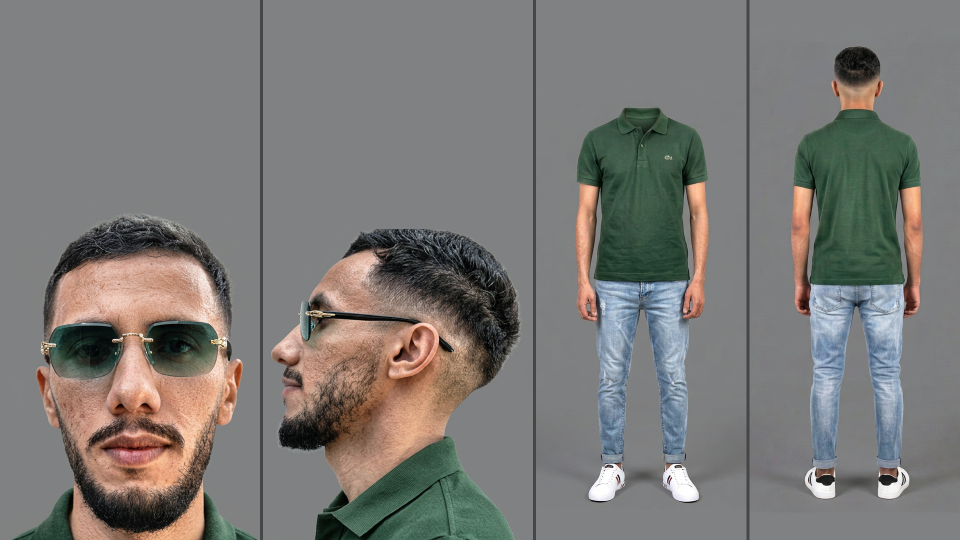
#> input picture TEST_NEW_4PANEL_SHEET_AMIN/CHAR_AMIN_NEW_4PANEL_16x9_SHEET.png, 1920 x 1080 px (shown at 1/2 size)
$ python upscale_1080p_9x16.py ../TEST_NEW_4PANEL_SHEET_AMIN/CHAR_AMIN_NEW_4PANEL_16x9_SHEET.png
#> lines starting #> are read from the running program, lines starting #| are printed output that depends on the picture
#!/usr/bin/env python3
"""Center-crop to exact 9:16 aspect ratio and Lanczos-upscale/resize to 1080x1920."""
import sys
from PIL import Image

TARGET_W, TARGET_H = 1080, 1920
TARGET_RATIO = TARGET_W / TARGET_H  # 0.5625

for path in sys.argv[1:]:
    im = Image.open(path).convert("RGB")
#> im is the input picture: PIL image 1920x1080 RGB; mean R, G, B 123.1, 121, 117.8
    w, h = im.size
#> w = 1920; h = 1080
    ratio = w / h
#> ratio = 1.78
    if abs(ratio - TARGET_RATIO) > 0.005:
        if ratio > TARGET_RATIO:
            new_w = int(round(h * TARGET_RATIO))
#> new_w = 608
            left = (w - new_w) // 2
#> left = 656
            im = im.crop((left, 0, left + new_w, h))
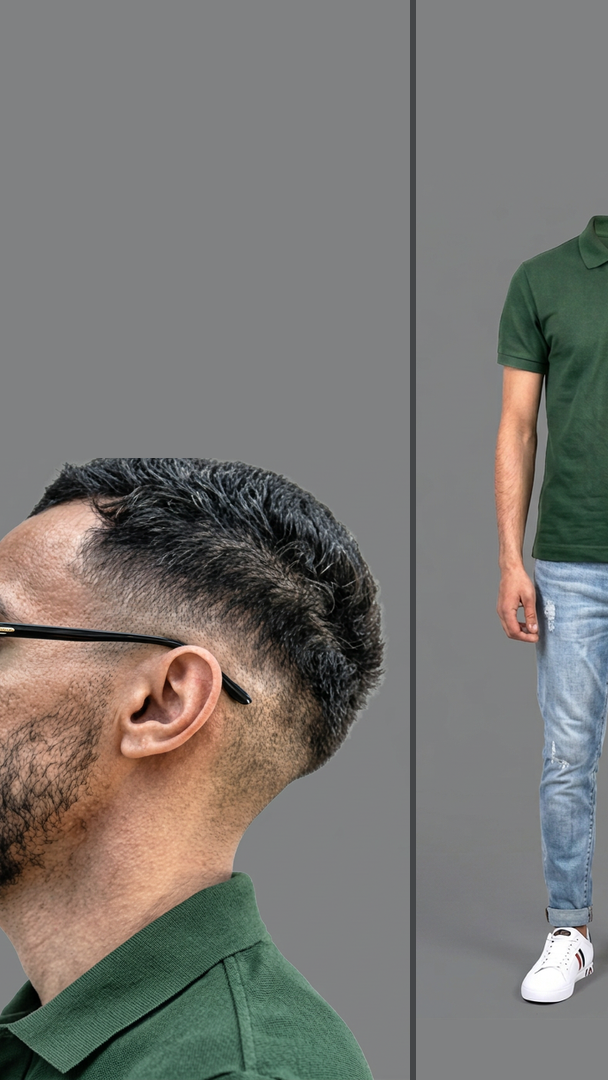
#> im: PIL image 608x1080 RGB; mean R, G, B 120.7, 118.5, 114.5
        else:
            new_h = int(round(w / TARGET_RATIO))
            top = (h - new_h) // 2
            im = im.crop((0, top, w, top + new_h))
    if im.size != (TARGET_W, TARGET_H):
        im = im.resize((TARGET_W, TARGET_H), Image.Resampling.LANCZOS)
#> im: PIL image 1080x1920 RGB
    im.save(path, format="PNG", optimize=True, compress_level=9)
    print(f"1080x1920 9:16 ready: {path} -> {im.size}")
#| 1080x1920 9:16 ready: ../TEST_NEW_4PANEL_SHEET_AMIN/CHAR_AMIN_NEW_4PANEL_16x9_SHEET.png -> (1080, 1920)

$ run again, on TEST_NEW_4PANEL_SHEET_AMIN/TEST_01_FULL_BODY_WALKING_16x9.png
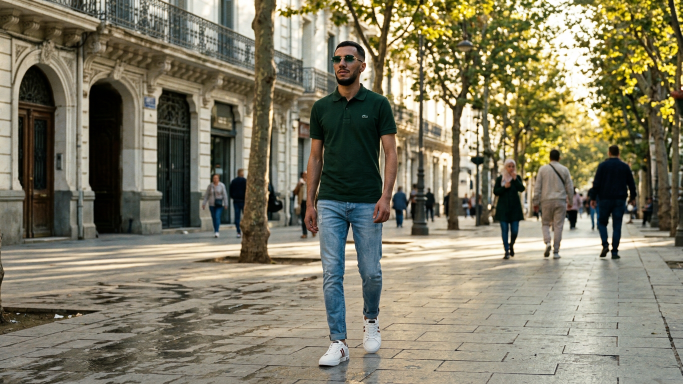
#> input picture TEST_NEW_4PANEL_SHEET_AMIN/TEST_01_FULL_BODY_WALKING_16x9.png, 1365 x 768 px (shown at 1/2 size)
#> im is the input picture: PIL image 1365x768 RGB; mean R, G, B 129, 123.7, 101.5
#> `im = im.crop((left, 0, left + new_w, h))`:
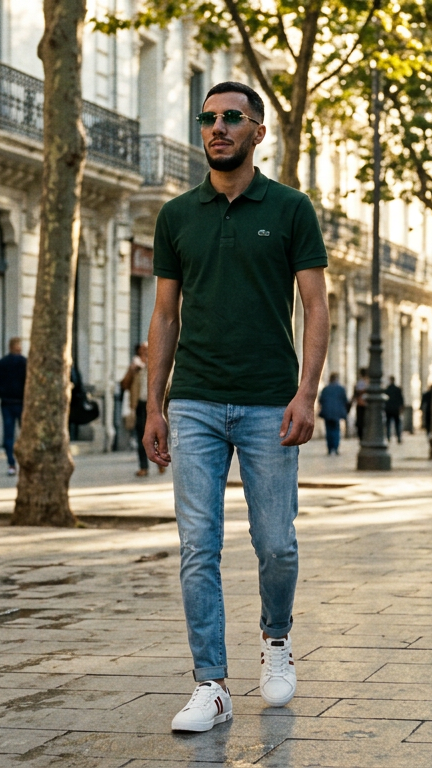
#> im: PIL image 432x768 RGB; mean R, G, B 133.1, 127.5, 107.6
#| 1080x1920 9:16 ready: ../TEST_NEW_4PANEL_SHEET_AMIN/TEST_01_FULL_BODY_WALKING_16x9.png -> (1080, 1920)
